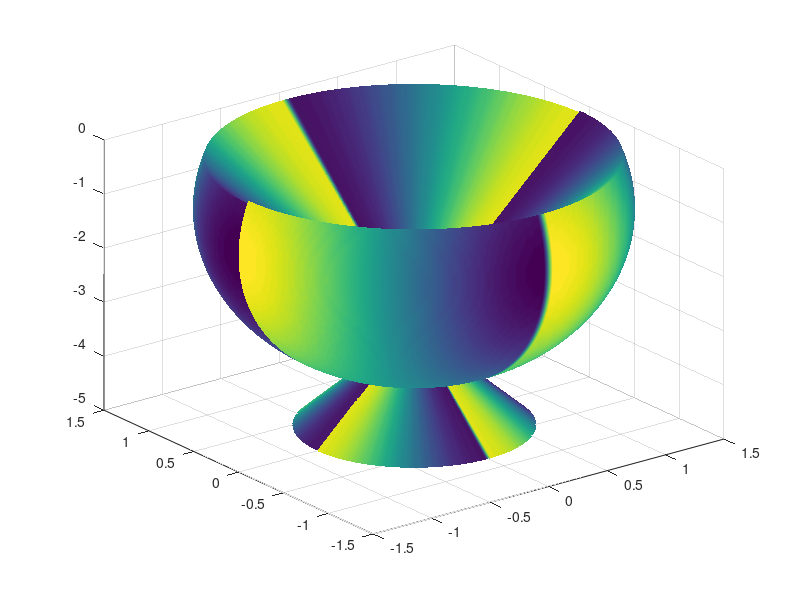

Recreate this plot in MATLAB. (Note: this script raises an error after producing the figure.)
% Representación 3D de la cuerda cerrada
close all

% Copa
a=1.5;
c = 3;
h = linspace(0,2*pi,200);
p = linspace(0,pi,200);
[H,P] = meshgrid(h,p);
x = a*cos(H).*cos(P);
y = a*cos(H).*sin(P);
z = -(1-c*sin(H));

i=(z<0).*x+(z>0).*-x/1.7;
%i=(z<0).*x+(z>0).*-x/1.7;
j=(z<0).*y+(z>0).*-y/1.7;
k=(z<0).*z+(z>0).*-5;
[~,Fx] = gradient (abs(x.*y));
s=surf(i,j,k,Fx,'EdgeColor','black');
shading interp;
%'FaceColor', 'cyan'
%Círculo
R=1.4;


for n=1:500:npasos
s;
X=R*cos(2*Q)+50*ut(n,:).*cos(2*Q);
Y=R*sin(2*Q)+50*ut(n,:).*sin(2*Q);
axis([-2,2,-2,2,-7,1])
hold on


h=plot(X,Y,'-','LineWidth',1.5);
% axis ([-1.5,1.5,-1.5,1.5,-0.0001,0.007])

pause(0.0005); %

delete(h);
end

% Nótese que 